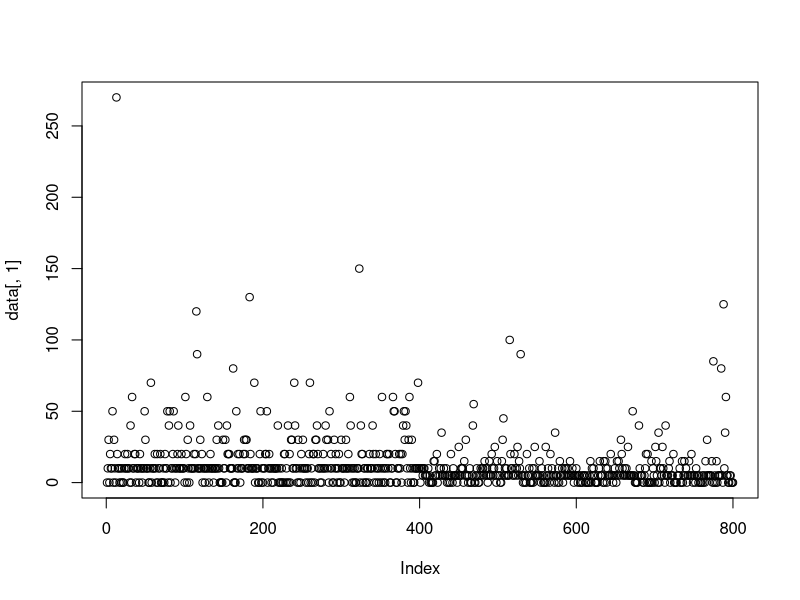
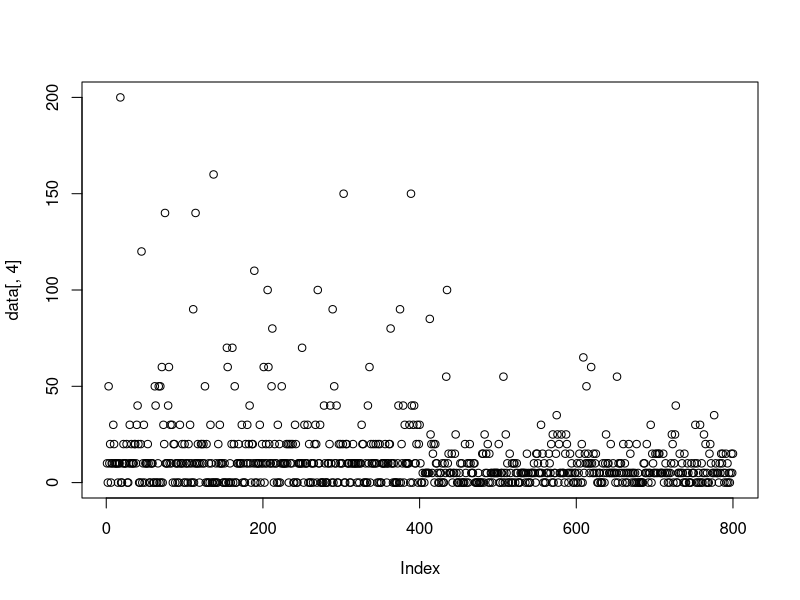

Recreate these plots in R, in order.
##--Q1s----
setwd("/Users/Saurabh/Documents/ML_UCSC/week1/HW")
data<-read.csv("HW01pb1data.csv",header=FALSE)
class(data)
str(data) 
#800 obs. of 5 variables. V1-3 are int, V4-5 are Factors
##--Q1e----

##--Q2s----
l4<-levels(data[,4]) 
#has integers, and "thirty five"
which(data[,4]=="thirty five")
#[1] 405

l5<-levels(data[,5]) 
#has integers, and "twenty five"
which(data[,5]=="twenty five")
# [1] 531
##--Q2e----


#l4
'
> l4
 [1] "0"           "10"          "100"         "110"         "120"        
 [6] "140"         "15"          "150"         "160"         "20"         
[11] "200"         "25"          "30"          "35"          "40"         
[16] "5"           "50"          "55"          "60"          "65"         
[21] "70"          "80"          "85"          "90"          "thirty five"
'


'
> l5
 [1] "0"           "10"          "120"         "140"         "15"         
 [6] "20"          "25"          "255"         "30"          "35"         
[11] "40"          "45"          "5"           "50"          "55"         
[16] "60"          "70"          "80"          "twenty five"
'

##--Q31s----
plot(data[,1])
##--Q31e----
##--Q32s----
plot(data[,4])
##--Q32e----



